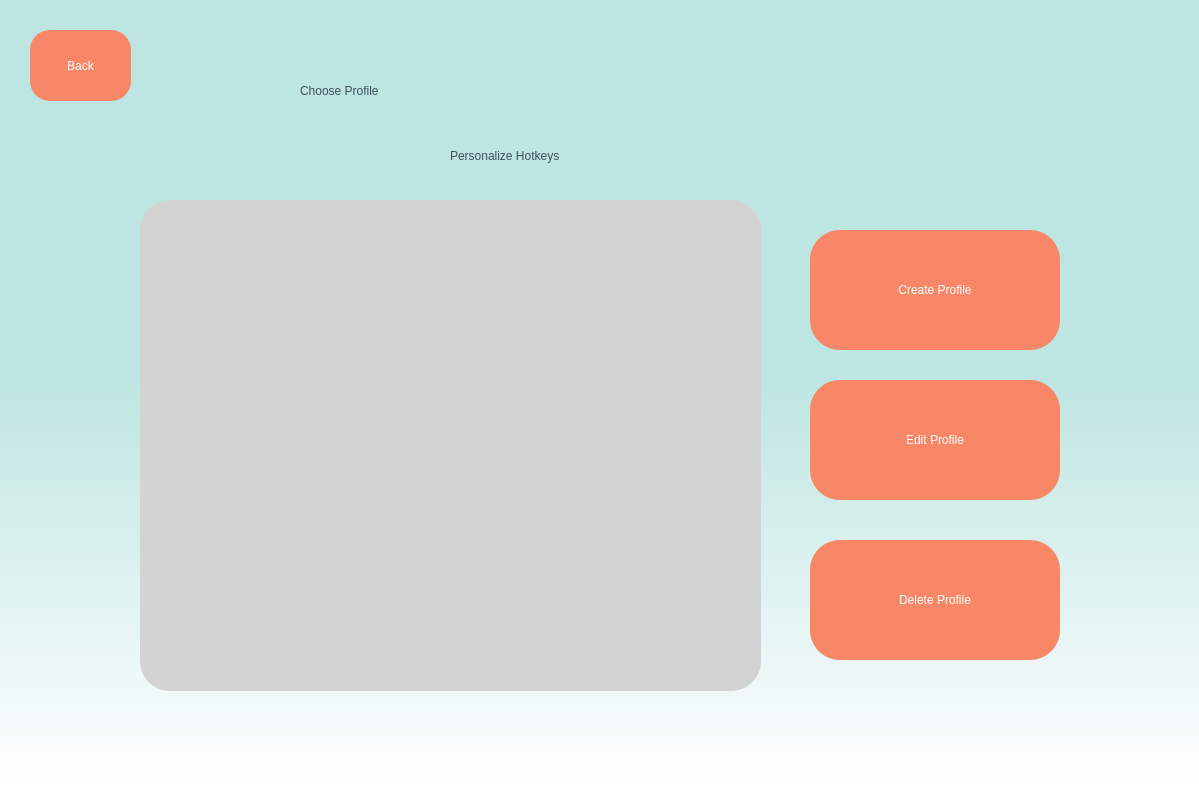
<?xml version="1.0" encoding="UTF-8"?>
<ui version="4.0">
 <class>Dialog</class>
 <widget class="QDialog" name="Dialog">
  <property name="geometry">
   <rect>
    <x>0</x>
    <y>0</y>
    <width>1199</width>
    <height>798</height>
   </rect>
  </property>
  <property name="windowTitle">
   <string>Dialog</string>
  </property>
  <widget class="QWidget" name="create_window" native="true">
   <property name="geometry">
    <rect>
     <x>0</x>
     <y>0</y>
     <width>1200</width>
     <height>800</height>
    </rect>
   </property>
   <property name="styleSheet">
    <string notr="true">QWidget#create_window{
background-color:qlineargradient(spread:pad, x1:0.977409, y1:0.069, x2:0.977318, y2:0.983, stop:0.4375 rgba(189, 229, 225, 255), stop:1 rgba(255, 255, 255, 255));}</string>
   </property>
   <widget class="QLabel" name="welcome">
    <property name="geometry">
     <rect>
      <x>300</x>
      <y>30</y>
      <width>631</width>
      <height>121</height>
     </rect>
    </property>
    <property name="styleSheet">
     <string notr="true">color:rgb(63, 79, 95);
font: 72pt &quot;MS Shell Dlg 2&quot;;</string>
    </property>
    <property name="text">
     <string>Choose Profile</string>
    </property>
   </widget>
   <widget class="QLabel" name="label_2">
    <property name="geometry">
     <rect>
      <x>450</x>
      <y>130</y>
      <width>311</width>
      <height>51</height>
     </rect>
    </property>
    <property name="styleSheet">
     <string notr="true">color:rgb(63, 79, 95);
font: 26pt &quot;MS Shell Dlg 2&quot;;</string>
    </property>
    <property name="text">
     <string>Personalize Hotkeys</string>
    </property>
   </widget>
   <widget class="QPushButton" name="edit_profile_btn">
    <property name="geometry">
     <rect>
      <x>810</x>
      <y>380</y>
      <width>250</width>
      <height>120</height>
     </rect>
    </property>
    <property name="styleSheet">
     <string notr="true">border-radius:30px;
color:white;
font: 26pt &quot;MS Shell Dlg 2&quot;;
background-color:rgb(248, 135, 103);</string>
    </property>
    <property name="text">
     <string>Edit Profile</string>
    </property>
   </widget>
   <widget class="QPushButton" name="create_profile_btn">
    <property name="geometry">
     <rect>
      <x>810</x>
      <y>230</y>
      <width>250</width>
      <height>120</height>
     </rect>
    </property>
    <property name="styleSheet">
     <string notr="true">border-radius:30px;
color:white;
font: 26pt &quot;MS Shell Dlg 2&quot;;
background-color:rgb(248, 135, 103);</string>
    </property>
    <property name="text">
     <string>Create Profile</string>
    </property>
   </widget>
   <widget class="QPushButton" name="delete_profile_btn">
    <property name="geometry">
     <rect>
      <x>810</x>
      <y>540</y>
      <width>250</width>
      <height>120</height>
     </rect>
    </property>
    <property name="styleSheet">
     <string notr="true">border-radius:30px;
color:white;
font: 26pt &quot;MS Shell Dlg 2&quot;;
background-color:rgb(248, 135, 103);</string>
    </property>
    <property name="text">
     <string>Delete Profile</string>
    </property>
   </widget>
   <widget class="QWidget" name="profile_box" native="true">
    <property name="geometry">
     <rect>
      <x>140</x>
      <y>200</y>
      <width>621</width>
      <height>491</height>
     </rect>
    </property>
    <property name="styleSheet">
     <string notr="true">border-radius:30px;
background-color:rgb(211, 211, 211);</string>
    </property>
   </widget>
   <widget class="QPushButton" name="back_btn">
    <property name="geometry">
     <rect>
      <x>30</x>
      <y>30</y>
      <width>101</width>
      <height>71</height>
     </rect>
    </property>
    <property name="styleSheet">
     <string notr="true">border-radius:20px;
color:white;
font: 16pt &quot;MS Shell Dlg 2&quot;;
background-color:rgb(248, 135, 103);</string>
    </property>
    <property name="text">
     <string>Back</string>
    </property>
   </widget>
  </widget>
 </widget>
 <resources/>
 <connections/>
</ui>
